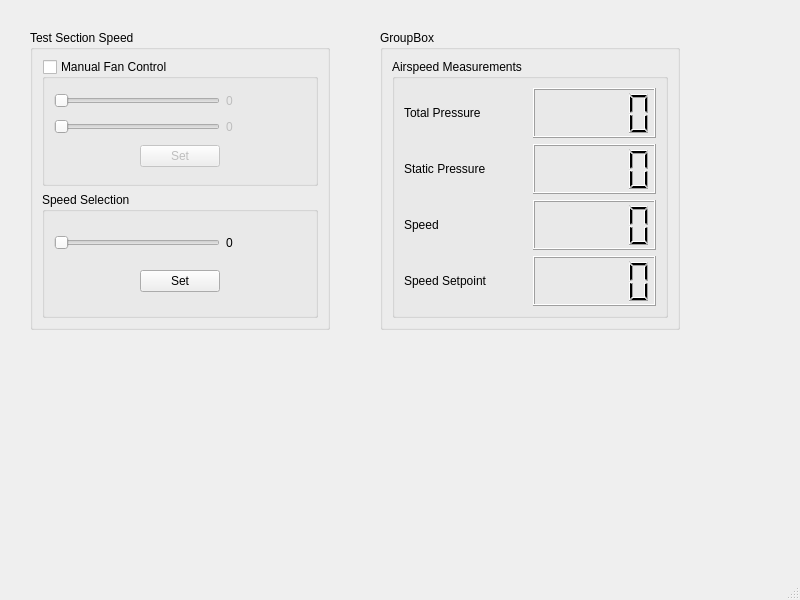
<?xml version="1.0" encoding="UTF-8"?>
<ui version="4.0">
 <class>MainWindow</class>
 <widget class="QMainWindow" name="MainWindow">
  <property name="geometry">
   <rect>
    <x>0</x>
    <y>0</y>
    <width>800</width>
    <height>600</height>
   </rect>
  </property>
  <property name="windowTitle">
   <string>MainWindow</string>
  </property>
  <widget class="QWidget" name="centralwidget">
   <widget class="QGroupBox" name="testSectionSpeedGroup">
    <property name="geometry">
     <rect>
      <x>30</x>
      <y>30</y>
      <width>300</width>
      <height>300</height>
     </rect>
    </property>
    <property name="title">
     <string>Test Section Speed</string>
    </property>
    <layout class="QGridLayout" name="gridLayout_3">
     <item row="0" column="0">
      <widget class="QGroupBox" name="manualFanControlGroup">
       <property name="title">
        <string>Manual Fan Control</string>
       </property>
       <property name="checkable">
        <bool>true</bool>
       </property>
       <property name="checked">
        <bool>false</bool>
       </property>
       <layout class="QGridLayout" name="gridLayout">
        <item row="1" column="2">
         <widget class="QLabel" name="fan2ManualSliderReadout">
          <property name="text">
           <string>0</string>
          </property>
         </widget>
        </item>
        <item row="2" column="1">
         <widget class="QPushButton" name="manualFanSetButton">
          <property name="text">
           <string>Set</string>
          </property>
         </widget>
        </item>
        <item row="0" column="2">
         <widget class="QLabel" name="fan1ManualSliderReadout">
          <property name="text">
           <string>0</string>
          </property>
         </widget>
        </item>
        <item row="2" column="0">
         <spacer name="horizontalSpacer_3">
          <property name="orientation">
           <enum>Qt::Horizontal</enum>
          </property>
          <property name="sizeHint" stdset="0">
           <size>
            <width>40</width>
            <height>20</height>
           </size>
          </property>
         </spacer>
        </item>
        <item row="2" column="2">
         <spacer name="horizontalSpacer_4">
          <property name="orientation">
           <enum>Qt::Horizontal</enum>
          </property>
          <property name="sizeHint" stdset="0">
           <size>
            <width>30</width>
            <height>20</height>
           </size>
          </property>
         </spacer>
        </item>
        <item row="1" column="0" colspan="2">
         <widget class="QSlider" name="fan2ManualSlider">
          <property name="orientation">
           <enum>Qt::Horizontal</enum>
          </property>
         </widget>
        </item>
        <item row="0" column="0" colspan="2">
         <widget class="QSlider" name="fan1ManualSlider">
          <property name="orientation">
           <enum>Qt::Horizontal</enum>
          </property>
         </widget>
        </item>
       </layout>
      </widget>
     </item>
     <item row="1" column="0">
      <widget class="QGroupBox" name="autoSpeedControlGroup">
       <property name="title">
        <string>Speed Selection</string>
       </property>
       <layout class="QGridLayout" name="gridLayout_2">
        <item row="1" column="1">
         <widget class="QPushButton" name="autoSpeedSetButton">
          <property name="text">
           <string>Set</string>
          </property>
         </widget>
        </item>
        <item row="0" column="2">
         <widget class="QLabel" name="autoSpeedSliderReadout">
          <property name="text">
           <string>0</string>
          </property>
         </widget>
        </item>
        <item row="1" column="0">
         <spacer name="horizontalSpacer">
          <property name="orientation">
           <enum>Qt::Horizontal</enum>
          </property>
          <property name="sizeHint" stdset="0">
           <size>
            <width>40</width>
            <height>20</height>
           </size>
          </property>
         </spacer>
        </item>
        <item row="0" column="0" colspan="2">
         <widget class="QSlider" name="autoSpeedSlider">
          <property name="orientation">
           <enum>Qt::Horizontal</enum>
          </property>
         </widget>
        </item>
        <item row="1" column="2">
         <spacer name="horizontalSpacer_2">
          <property name="orientation">
           <enum>Qt::Horizontal</enum>
          </property>
          <property name="sizeHint" stdset="0">
           <size>
            <width>30</width>
            <height>20</height>
           </size>
          </property>
         </spacer>
        </item>
       </layout>
      </widget>
     </item>
    </layout>
   </widget>
   <widget class="QGroupBox" name="groupBox">
    <property name="geometry">
     <rect>
      <x>380</x>
      <y>30</y>
      <width>300</width>
      <height>300</height>
     </rect>
    </property>
    <property name="title">
     <string>GroupBox</string>
    </property>
    <layout class="QGridLayout" name="gridLayout_4">
     <item row="0" column="0">
      <widget class="QGroupBox" name="groupBox_2">
       <property name="title">
        <string>Airspeed Measurements</string>
       </property>
       <layout class="QGridLayout" name="gridLayout_5">
        <item row="1" column="1">
         <widget class="QLCDNumber" name="lcdNumber_2"/>
        </item>
        <item row="3" column="1">
         <widget class="QLCDNumber" name="lcdNumber_4"/>
        </item>
        <item row="0" column="1">
         <widget class="QLCDNumber" name="lcdNumber"/>
        </item>
        <item row="2" column="1">
         <widget class="QLCDNumber" name="lcdNumber_3"/>
        </item>
        <item row="0" column="0">
         <widget class="QLabel" name="label">
          <property name="text">
           <string>Total Pressure</string>
          </property>
         </widget>
        </item>
        <item row="1" column="0">
         <widget class="QLabel" name="label_2">
          <property name="text">
           <string>Static Pressure</string>
          </property>
         </widget>
        </item>
        <item row="2" column="0">
         <widget class="QLabel" name="label_3">
          <property name="text">
           <string>Speed</string>
          </property>
         </widget>
        </item>
        <item row="3" column="0">
         <widget class="QLabel" name="label_4">
          <property name="text">
           <string>Speed Setpoint</string>
          </property>
         </widget>
        </item>
       </layout>
      </widget>
     </item>
    </layout>
   </widget>
  </widget>
  <widget class="QMenuBar" name="menubar">
   <property name="geometry">
    <rect>
     <x>0</x>
     <y>0</y>
     <width>800</width>
     <height>21</height>
    </rect>
   </property>
  </widget>
  <widget class="QStatusBar" name="statusbar"/>
 </widget>
 <resources/>
 <connections/>
</ui>
